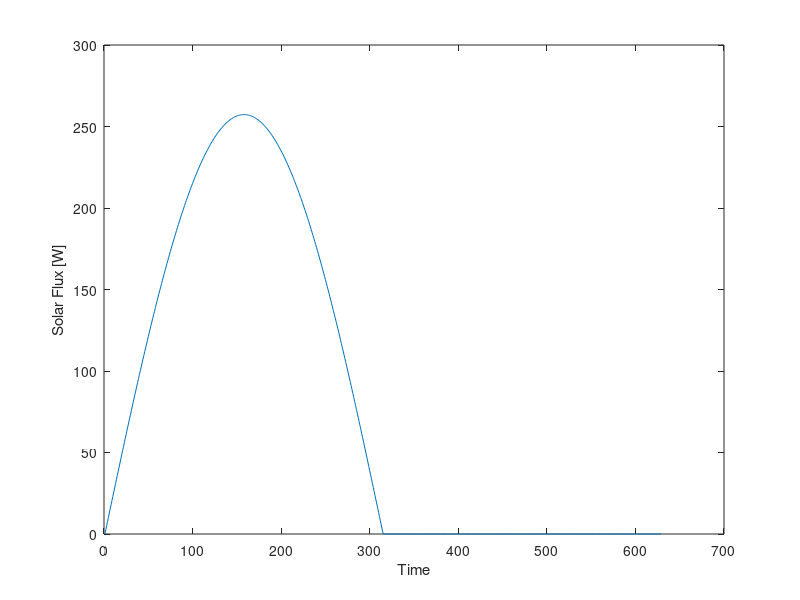
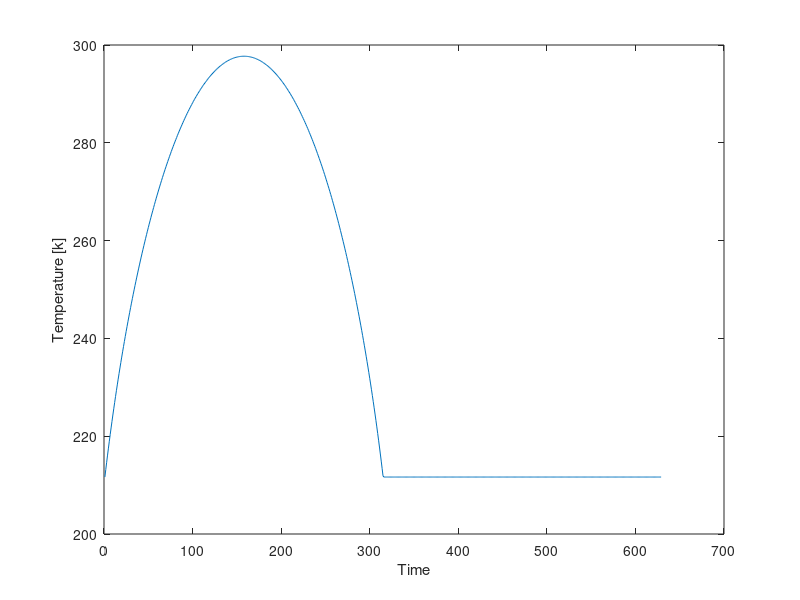

The MATLAB script that drew these images, in order:
%% Design Lab 
clear; clc; close all; 

IRSolar = 1361; %at 1 AU in w/m^2
IRSpaceCraftWinter = 88;  %w/m^2
IRSpaceCraftSummer = 63;  %w/m^2
InstrumentHeat = 20; %w
Rmin = 0.9827; %in AU
Rmax = 1.0205; %in AU 
theta = 0; % orbit angle 
phi = 23.5; % inclination angle 

% EmissivityRadiator = 0.91; % +- 0.02 
% AbsorbanceRadiator = 0.15; % +- 0.02

%These are to test that our code is giving the correct output 
EmissivityRadiator = 0.85; % +- 0.02 
AbsorbanceRadiator = 0.2; % +- 0.02

R = Rmin; 
IRSolarUseSummer = 1361 * (1/Rmax)^2; 
IRSolarUseWinter = 1361 * (1/Rmin)^2; 

%IRTotal = IRSolarUse + IRSpaceCraft + InstrumentHeat; 

Temp = 293; % in K
TempSpace = 0; 

%((Arad * EmissivityRadiator * IRSolarUse) + IRSpaceCraft + (Arad * EmissivityRadiator * IRSpaceCraft)) = (Arad * EmissivityRadiator)

AradSummer = -20/((IRSolarUseSummer*AbsorbanceRadiator*cosd(phi)) + (IRSpaceCraftSummer * EmissivityRadiator) - (EmissivityRadiator *(5.67*10^-8)* (Temp ^4 - TempSpace ^4)))
SideRad = sqrt(AradSummer)


AradWinter = -20/((IRSolarUseWinter*AbsorbanceRadiator*cosd(phi)) + (IRSpaceCraftWinter * EmissivityRadiator) - (EmissivityRadiator *(5.67*10^-8)* (Temp ^4 - TempSpace ^4)))
SideRad = sqrt(AradWinter)

%fprintf("IR Use is %f", IRSolarUse)


SolarFlux = [];
TempSpaceCraft = [];
for i = 0:0.01:2*pi
    if i <= pi 
        SolarF = AradWinter * IRSolarUseWinter * AbsorbanceRadiator * sin(i); %+ (IRSpaceCraftWinter*AradWinter * AbsorbanceRadiator) ;
    else 
        SolarF = 0;
    end 
    SolarFlux = [SolarFlux;SolarF];
    T = ((SolarF + 20 + (AradWinter * EmissivityRadiator*IRSpaceCraftWinter))/(AradWinter * EmissivityRadiator *(5.67*10^-8)))^(1/4);
    TempSpaceCraft = [TempSpaceCraft;T];
end 

figure  
plot([1:629], SolarFlux)
xlabel("Time")
ylabel("Solar Flux [W]")

figure
plot([1:629], TempSpaceCraft)
xlabel("Time")
ylabel("Temperature [k]")



